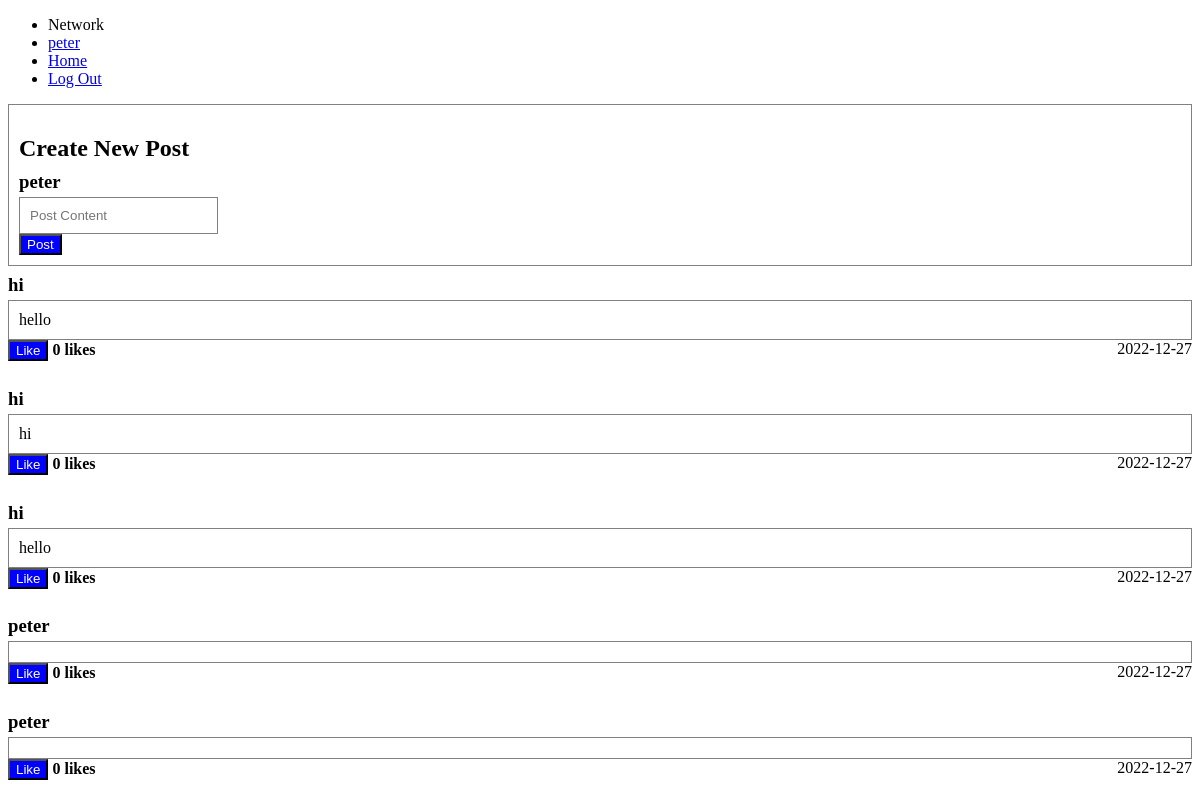
The page / (signed in) on the database its author committed.
### tables this page shows
CREATE TABLE posts (
    id INTEGER PRIMARY KEY AUTOINCREMENT,
    user_id INTEGER NOT NULL,
    name TEXT NOT NULL,
    content TEXT NOT NULL,
    likes INTEGER DEFAULT 0 NOT NULL,
    datetime NUMERIC NOT NULL,
    FOREIGN KEY (user_id) REFERENCES users(id)
);

### app.py (the view)
@app.route("/", methods=["GET", "POST"])
@login_required
def index():
    if request.method == "GET":
        pass
    if request.method == "POST":
        content = request.form.get("content")
        if content:
            create_post(content)
        posts = get_posts()
    posts = get_posts()
    return render_template("index.html", posts=posts)

### helpers.py (called while the page is built)
def connectDB():
    conn = sql.connect('network.db')
    conn.row_factory = sql.Row # "dictionary cursor"
    return conn

def get_posts(user_id=None):
    conn = connectDB()
    cur = conn.cursor()
    if user_id == None:
        cur.execute("SELECT * FROM posts")
    else:
        cur.execute("SELECT * FROM posts WHERE user_id = ?", [user_id])
    posts = cur.fetchall()
    return posts

def login_required(f):
    @wraps(f)
    def decorated_function(*args, **kwargs):
        if session.get("user_id") is None:
            return redirect("/login")
        return f(*args, **kwargs)
    return decorated_function

### templates/index.html (shortened to what this page needs)
{% extends "layout.html" %}
{% block body %}
    <div class="post">
        <h2>Create New Post</h2>
        <h3 class="username">{{ session["username"] }}</h3>
        <form action="/" method="post">
            <input class="post" placeholder="Post Content" name="content">
            <br>
            <input class="button" type="submit" value="Post">
        </form>
    </div>
    {% for post in posts %}
        <h3 class="username">{{ post["name"] }}</h3>
        <div class="post">{{ post["content"] }}</div>
        <form class="inline" action="/like" method="post">
            <button name="like" class="button" type="submit">Like</button>
        </form>
        <h4 class="inline">{{ post["likes"] }} likes</h4>
        <p class="inline right">{{ post["datetime"] }}</p>
    {% endfor %}
{% endblock %}

### templates/layout.html (shortened to what this page needs)
<!DOCTYPE html>
<html lang="en">
    <head>
        <link href="{{ url_for('static', filename='styles.css')}}" rel="stylesheet">
    </head>
    <body>
        <nav>
            <div>
                <div>
                    {% if session["user_id"] %}
                        <ul>
                            <li>Network</li>
                            <li><a href= "/profile">{{ session["username"] }}</a></li>
                            <li><a href="/">Home</a></li>
                            <li ><a href="/logout">Log Out</a></li>
                        </ul>
                    {% else %}
                        <ul>
                            <li><a href="/register">Register</a></li>
                            <li><a href="/login">Log In</a></li>
                        </ul>
                    {% endif %}
                </div>
            </div>
        </nav>
        {% block body %}{% endblock %}
    </body>
</html>

### static/styles.css (style rules this page uses)
.inline { margin-top: 0px; display: inline-block; }
.username { line-height: 0; margin-bottom:15px; }
.post { border-color: gray; border-style: solid; border-width:thin; padding: 10px; margin-bottom:0px; }
.right { float: right; }
.button { background-color:blue; color: white; }

### rows shown on the page
posts: name "hi", content "hello", likes "0", datetime "2022-12-27"
posts: name "hi", content "hi", likes "0", datetime "2022-12-27"
posts: name "hi", content "hello", likes "0", datetime "2022-12-27"
posts: name "peter", likes "0", datetime "2022-12-27"
posts: name "peter", likes "0", datetime "2022-12-27"

### other values the page prints
{{ session["username"] }} "peter"
